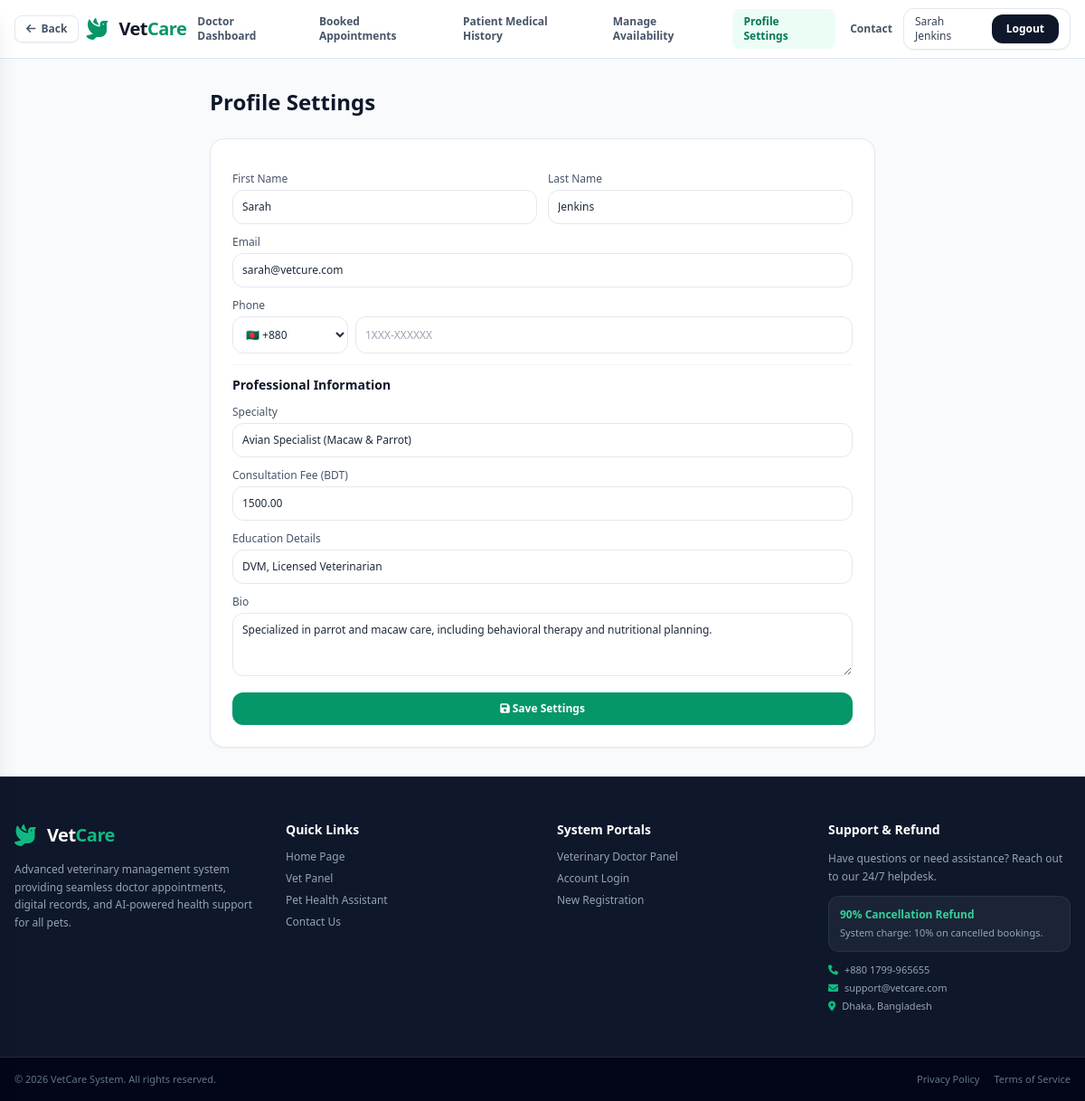
The page /vet/profile-settings/ (signed in) on the database its author committed.
### accounts/models.py (models this page shows, shortened)
class User(AbstractUser):
    ROLE_CHOICES = (
        ('PATIENT', 'Patient'),
        ('DOCTOR', 'Doctor'),
        ('ADMIN', 'Admin'),
    )
    role = models.CharField(max_length=20, choices=ROLE_CHOICES, default='PATIENT')
    phone = models.CharField(max_length=20, blank=True)
    country_code = models.CharField(max_length=5, default='+880', blank=True)
    address = models.TextField(blank=True)
    created_at = models.DateTimeField(auto_now_add=True)

### vet/models.py (models this page shows, shortened)
class Doctor(models.Model):
    user = models.OneToOneField(settings.AUTH_USER_MODEL, on_delete=models.CASCADE, related_name='doctor_profile')
    specialty = models.CharField(max_length=100)
    experience_years = models.IntegerField(default=0)
    qualification = models.CharField(max_length=200, blank=True)
    license_number = models.CharField(max_length=50, blank=True)
    consultation_fee = models.DecimalField(max_digits=8, decimal_places=2, default=1500.00)
    bio = models.TextField(blank=True)
    is_active = models.BooleanField(default=True)
    created_at = models.DateTimeField(auto_now_add=True)

### vet/views.py (the view, shortened to what this page needs)
# urls.py: path('vet/profile-settings/', views.vet_profile_settings, name='vet_profile_settings'),
@login_required
def vet_profile_settings(request):
    if request.user.role != 'DOCTOR':
        return render(request, '403.html', status=403)
    try:
        doctor = request.user.doctor_profile
    except Exception:
        doctor = None
    user = request.user
    cc = user.country_code or '+880'
    context = {
        'doctor': doctor,
        'phone_display': (user.phone[len(cc):] if user.phone and user.phone.startswith(cc) else (user.phone or '')),
    }
    return render(request, 'vet_profile_settings.html', context)

### vetcure/templates/vet_profile_settings.html (shortened to what this page needs)
{% extends 'base.html' %}
{% block content %}
<div class="flex-grow max-w-3xl w-full mx-auto px-4 py-8">
    <h1 class="text-2xl font-bold text-slate-900 mb-6">Profile Settings</h1>
    <div class="bg-white p-6 rounded-2xl border border-slate-200 shadow-sm space-y-4">
        <form method="post" class="space-y-3">
            <div class="grid grid-cols-2 gap-3">
                <div>
                    <label class="block text-slate-600 mb-1 text-xs">First Name</label>
                    <input type="text" name="first_name" value="{{ user.first_name }}" class="w-full border border-slate-200 rounded-xl p-2.5 outline-none focus:ring-1 focus:ring-emerald-500 text-xs" required>
                </div>
                <div>
                    <label class="block text-slate-600 mb-1 text-xs">Last Name</label>
                    <input type="text" name="last_name" value="{{ user.last_name }}" class="w-full border border-slate-200 rounded-xl p-2.5 outline-none focus:ring-1 focus:ring-emerald-500 text-xs">
                </div>
            </div>
            <div>
                <label class="block text-slate-600 mb-1 text-xs">Email</label>
                <input type="email" name="email" value="{{ user.email }}" class="w-full border border-slate-200 rounded-xl p-2.5 outline-none focus:ring-1 focus:ring-emerald-500 text-xs" required>
            </div>
            <div>
                <label class="block text-slate-600 mb-1 text-xs">Phone</label>
                <div class="flex gap-2">
                    <select name="country_code" class="w-32 border border-slate-200 rounded-xl p-2.5 outline-none focus:ring-1 focus:ring-emerald-500 text-xs bg-white">
                        <option value="+880" {% if user.country_code == '+880' or not user.country_code %}selected{% endif %}>🇧🇩 +880</option>
                    </select>
                    <input type="tel" name="phone" value="{{ phone_display|default:'' }}" pattern="[0-9]+" inputmode="numeric" placeholder="1XXX-XXXXXX" class="flex-1 border border-slate-200 rounded-xl p-2.5 outline-none focus:ring-1 focus:ring-emerald-500 text-xs">
                </div>
            </div>
            {% if doctor %}
            <div class="border-t border-slate-100 pt-3 mt-3">
                <h3 class="text-sm font-bold text-slate-900 mb-2">Professional Information</h3>
            </div>
            <div>
                <label class="block text-slate-600 mb-1 text-xs">Specialty</label>
                <input type="text" name="specialty" value="{{ doctor.specialty }}" class="w-full border border-slate-200 rounded-xl p-2.5 outline-none focus:ring-1 focus:ring-emerald-500 text-xs">
            </div>
            <div>
                <label class="block text-slate-600 mb-1 text-xs">Consultation Fee (BDT)</label>
                <input type="number" name="consultation_fee" value="{{ doctor.consultation_fee }}" class="w-full border border-slate-200 rounded-xl p-2.5 outline-none focus:ring-1 focus:ring-emerald-500 text-xs">
            </div>
            <div>
                <label class="block text-slate-600 mb-1 text-xs">Education Details</label>
                <input type="text" name="qualification" value="{{ doctor.qualification }}" class="w-full border border-slate-200 rounded-xl p-2.5 outline-none focus:ring-1 focus:ring-emerald-500 text-xs" placeholder="e.g., DVM, MVSc in Surgery">
            </div>
            <div>
                <label class="block text-slate-600 mb-1 text-xs">Bio</label>
                <textarea name="bio" rows="3" class="w-full border border-slate-200 rounded-xl p-2.5 outline-none focus:ring-1 focus:ring-emerald-500 text-xs">{{ doctor.bio }}</textarea>
            </div>
            {% endif %}
            <button type="submit" class="w-full bg-emerald-600 hover:bg-emerald-700 text-white font-semibold py-2.5 rounded-xl text-xs transition shadow-sm">
                <i class="fa-solid fa-save"></i> Save Settings
            </button>
        </form>
    </div>
</div>
{% endblock %}

### vetcure/templates/base.html (shortened to what this page needs)
<!DOCTYPE html>
<html lang="en">
<head>
    <script src="https://cdn.tailwindcss.com"></script>
    <link rel="stylesheet" href="https://cdnjs.cloudflare.com/ajax/libs/font-awesome/6.0.0/css/all.min.css">
</head>
<body class="bg-slate-50 text-slate-800 flex flex-col min-h-screen font-sans">
    <header class="no-print-header bg-white border-b border-slate-200 sticky top-0 z-30">
        <div class="max-w-7xl mx-auto px-4 h-16 flex items-center justify-between">
            <div class="flex items-center gap-2">
                <button onclick="history.back()" class="flex items-center gap-1.5 px-3 py-1.5 bg-white border border-slate-200 rounded-lg text-xs font-semibold text-slate-600 hover:text-emerald-600 hover:border-emerald-400 hover:bg-emerald-50 transition shadow-sm" title="Go back">
                    <i class="fa-solid fa-arrow-left text-xs"></i> Back
                </button>
                <a href="{% url 'home' %}" class="flex items-center gap-3">
                    <i class="fa-solid fa-dove text-2xl text-emerald-600"></i>
                    <span class="text-xl font-bold text-slate-900 tracking-tight">Vet<span class="text-emerald-600">Care</span></span>
                </a>
            </div>
            <nav class="hidden md:flex items-center gap-1 font-bold text-xs text-slate-600">
                {% if user.is_authenticated %}
                    {% if user.role == 'PATIENT' %}
                        <a href="{% url 'patient_dashboard' %}" class="nav-link px-3 py-1.5 rounded-lg {% if request.resolver_match.url_name == 'patient_dashboard' %}bg-emerald-50 text-emerald-700{% else %}hover:bg-slate-50 hover:text-emerald-600 transition{% endif %}">Dashboard</a>
                        <a href="{% url 'booking_doctors' %}" class="nav-link px-3 py-1.5 rounded-lg {% if request.resolver_match.url_name == 'booking_doctors' %}bg-emerald-50 text-emerald-700{% else %}hover:bg-slate-50 hover:text-emerald-600 transition{% endif %}">Find Doctor & Book</a>
                        <a href="{% url 'my_appointments' %}" class="nav-link px-3 py-1.5 rounded-lg {% if request.resolver_match.url_name == 'my_appointments' %}bg-emerald-50 text-emerald-700{% else %}hover:bg-slate-50 hover:text-emerald-600 transition{% endif %}">My Appointments</a>
                        <a href="{% url 'my_prescriptions' %}" class="nav-link px-3 py-1.5 rounded-lg {% if request.resolver_match.url_name == 'my_prescriptions' %}bg-emerald-50 text-emerald-700{% else %}hover:bg-slate-50 hover:text-emerald-600 transition{% endif %}">My Prescriptions</a>
                        <a href="{% url 'cancel_refund_list' %}" class="nav-link px-3 py-1.5 rounded-lg {% if request.resolver_match.url_name == 'cancel_refund_list' %}bg-emerald-50 text-emerald-700{% else %}hover:bg-slate-50 hover:text-emerald-600 transition{% endif %}">Cancel & Refund Slip</a>
                        <a href="{% url 'chatbot' %}" class="nav-link px-3 py-1.5 rounded-lg {% if request.resolver_match.url_name == 'chatbot' %}bg-emerald-50 text-emerald-700{% else %}hover:bg-slate-50 hover:text-emerald-600 transition{% endif %}">Avian Health Chatbot</a>
                        <a href="{% url 'manage_profile' %}" class="nav-link px-3 py-1.5 rounded-lg {% if request.resolver_match.url_name == 'manage_profile' %}bg-emerald-50 text-emerald-700{% else %}hover:bg-slate-50 hover:text-emerald-600 transition{% endif %}">Manage Profile</a>
                        <a href="{% url 'contact' %}" class="nav-link px-3 py-1.5 rounded-lg {% if request.resolver_match.url_name == 'contact' %}bg-emerald-50 text-emerald-700{% else %}hover:bg-slate-50 hover:text-emerald-600 transition{% endif %}">Contact</a>
                    {% elif user.role == 'DOCTOR' %}
                        <a href="{% url 'vet_dashboard' %}" class="nav-link px-3 py-1.5 rounded-lg {% if request.resolver_match.url_name == 'vet_dashboard' %}bg-emerald-50 text-emerald-700{% else %}hover:bg-slate-50 hover:text-emerald-600 transition{% endif %}">Doctor Dashboard</a>
                        <a href="{% url 'vet_booked_appointments' %}" class="nav-link px-3 py-1.5 rounded-lg {% if request.resolver_match.url_name == 'vet_booked_appointments' %}bg-emerald-50 text-emerald-700{% else %}hover:bg-slate-50 hover:text-emerald-600 transition{% endif %}">Booked Appointments</a>
                        <a href="{% url 'vet_patient_history' %}" class="nav-link px-3 py-1.5 rounded-lg {% if request.resolver_match.url_name == 'vet_patient_history' %}bg-emerald-50 text-emerald-700{% else %}hover:bg-slate-50 hover:text-emerald-600 transition{% endif %}">Patient Medical History</a>
                        <a href="{% url 'vet_availability' %}" class="nav-link px-3 py-1.5 rounded-lg {% if request.resolver_match.url_name == 'vet_availability' %}bg-emerald-50 text-emerald-700{% else %}hover:bg-slate-50 hover:text-emerald-600 transition{% endif %}">Manage Availability</a>
                        <a href="{% url 'vet_profile_settings' %}" class="nav-link px-3 py-1.5 rounded-lg {% if request.resolver_match.url_name == 'vet_profile_settings' %}bg-emerald-50 text-emerald-700{% else %}hover:bg-slate-50 hover:text-emerald-600 transition{% endif %}">Profile Settings</a>
                        <a href="{% url 'contact' %}" class="nav-link px-3 py-1.5 rounded-lg {% if request.resolver_match.url_name == 'contact' %}bg-emerald-50 text-emerald-700{% else %}hover:bg-slate-50 hover:text-emerald-600 transition{% endif %}">Contact</a>
                    {% endif %}
                {% endif %}
            </nav>
                <div class="flex items-center gap-3">
                {% if user.is_authenticated %}
                    <div class="flex items-center gap-3 bg-white border border-slate-200 rounded-xl px-3 py-1.5 shadow-sm">
                        <span class="text-xs font-medium text-slate-700">
                            {{ user.get_full_name|default:user.username }}
                        </span>
                        <form method="post" action="{% url 'logout' %}" class="inline">
                            <button type="submit" class="text-xs font-semibold bg-slate-900 hover:bg-slate-800 text-white px-4 py-2 rounded-xl transition shadow-sm">
                                Logout
                            </button>
                        </form>
                    </div>
                {% else %}
                    <a href="{% url 'login' %}" class="text-xs font-semibold text-slate-600 hover:text-emerald-600 transition px-3 py-2">Login</a>
                    <a href="{% url 'register' %}" class="text-xs font-semibold bg-emerald-600 hover:bg-emerald-700 text-white px-4 py-2 rounded-xl transition shadow-sm">Register</a>
                {% endif %}
                </div>
        </div>
    </header>
    <main class="flex-grow">
        {% block content %}{% endblock %}
    </main>
    {% block footer %}
    <footer class="no-print-footer bg-slate-900 text-slate-400 text-xs border-t border-slate-800 mt-auto">
        <div class="max-w-7xl mx-auto px-4 py-12 grid grid-cols-1 md:grid-cols-4 gap-8">
            <div class="space-y-3">
                <div class="flex items-center gap-3">
                    <i class="fa-solid fa-dove text-2xl text-emerald-500"></i>
                    <span class="text-xl font-bold text-white tracking-tight">Vet<span class="text-emerald-500">Care</span></span>
                </div>
                <p class="text-slate-400 leading-relaxed">Advanced veterinary management system providing seamless doctor appointments, digital records, and AI-powered health support for all pets.</p>
            </div>
            <div class="space-y-3">
                <h4 class="text-sm font-semibold text-white">Quick Links</h4>
                <ul class="space-y-2">
                    <li><a href="{% url 'home' %}" class="hover:text-emerald-400 transition">Home Page</a></li>
                    {% if user.is_authenticated and user.role == 'DOCTOR' %}
                        <li><a href="{% url 'vet_dashboard' %}" class="hover:text-emerald-400 transition">Vet Panel</a></li>
                    {% endif %}
                    <li><a href="{% url 'chatbot' %}" class="hover:text-emerald-400 transition">Pet Health Assistant</a></li>
                    <li><a href="{% url 'contact' %}" class="hover:text-emerald-400 transition">Contact Us</a></li>
                </ul>
            </div>
            <div class="space-y-3">
                <h4 class="text-sm font-semibold text-white">System Portals</h4>
                <ul class="space-y-2">
                    {% if user.is_authenticated and user.role == 'DOCTOR' %}
                        <li><a href="{% url 'vet_dashboard' %}" class="hover:text-emerald-400 transition">Veterinary Doctor Panel</a></li>
                    {% endif %}
                    <li><a href="{% url 'login' %}" class="hover:text-emerald-400 transition">Account Login</a></li>
                    <li><a href="{% url 'register' %}" class="hover:text-emerald-400 transition">New Registration</a></li>
                </ul>
            </div>
            <div class="space-y-3">
                <h4 class="text-sm font-semibold text-white">Support & Refund</h4>
                <p class="text-slate-400 leading-relaxed">Have questions or need assistance? Reach out to our 24/7 helpdesk.</p>
                <div class="bg-slate-800/80 p-3 rounded-xl border border-slate-700/50 space-y-1">
                    <span class="text-emerald-400 font-bold block">90% Cancellation Refund</span>
                    <p class="text-[11px] text-slate-400">System charge: 10% on cancelled bookings.</p>
                </div>
                <div class="space-y-1 text-[11px] text-slate-400">
                    <p><i class="fa-solid fa-phone text-emerald-500 mr-1"></i> +880 1799-965655</p>
                    <p><i class="fa-solid fa-envelope text-emerald-500 mr-1"></i> support@vetcare.com</p>
                    <p><i class="fa-solid fa-location-dot text-emerald-500 mr-1"></i> Dhaka, Bangladesh</p>
                </div>
            </div>
        </div>
        <div class="border-t border-slate-800 bg-slate-950 py-4">
            <div class="max-w-7xl mx-auto px-4 flex flex-col sm:flex-row justify-between items-center gap-2 text-slate-500 text-[11px]">
                <p>&copy; 2026 VetCare System. All rights reserved.</p>
                <div class="flex gap-4">
                    <a href="{% url 'privacy_policy' %}" class="hover:text-slate-400 transition">Privacy Policy</a>
                    <a href="{% url 'terms_of_service' %}" class="hover:text-slate-400 transition">Terms of Service</a>
                </div>
            </div>
        </div>
    </footer>
    {% endblock %}
</body>
</html>

### vetcure/templates/base.html (style rules this page uses)
.nav-link { transition: all 0.2s ease; }

### rows shown on the page
User: get_full_name "Sarah Jenkins", first_name "Sarah", last_name "Jenkins", email "sarah@vetcure.com", country_code "🇧🇩 +880"
Doctor: specialty "Avian Specialist (Macaw & Parrot)", consultation_fee "1500.00", qualification "DVM, Licensed Veterinarian", bio "Specialized in parrot and macaw care, including behavioral therapy and nutritional planning."
